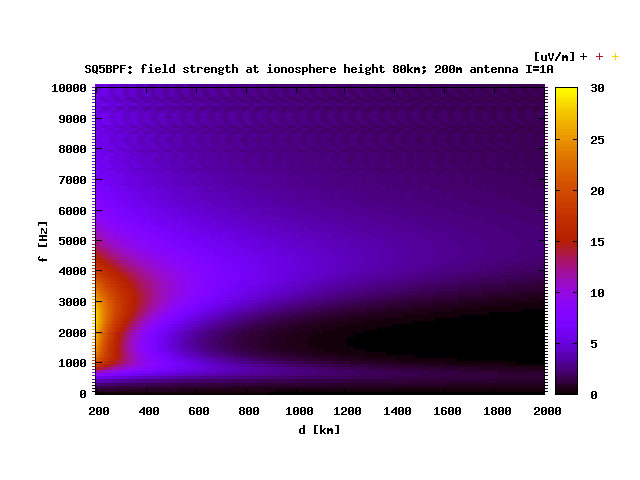

The gnuplot source for this figure:
# Example to plot file for vlfgraph data. 73! Jacek / SQ5BPF

set view map
set autoscale
set term png
set output "example1.png"
set xlabel "d [km]"   
set ylabel "f [Hz]"
set title "SQ5BPF: field strength at ionosphere height 80km; 200m antenna I=1A"
splot "example1.out" using 1:2:3 title "[uV/m]" with points palette

